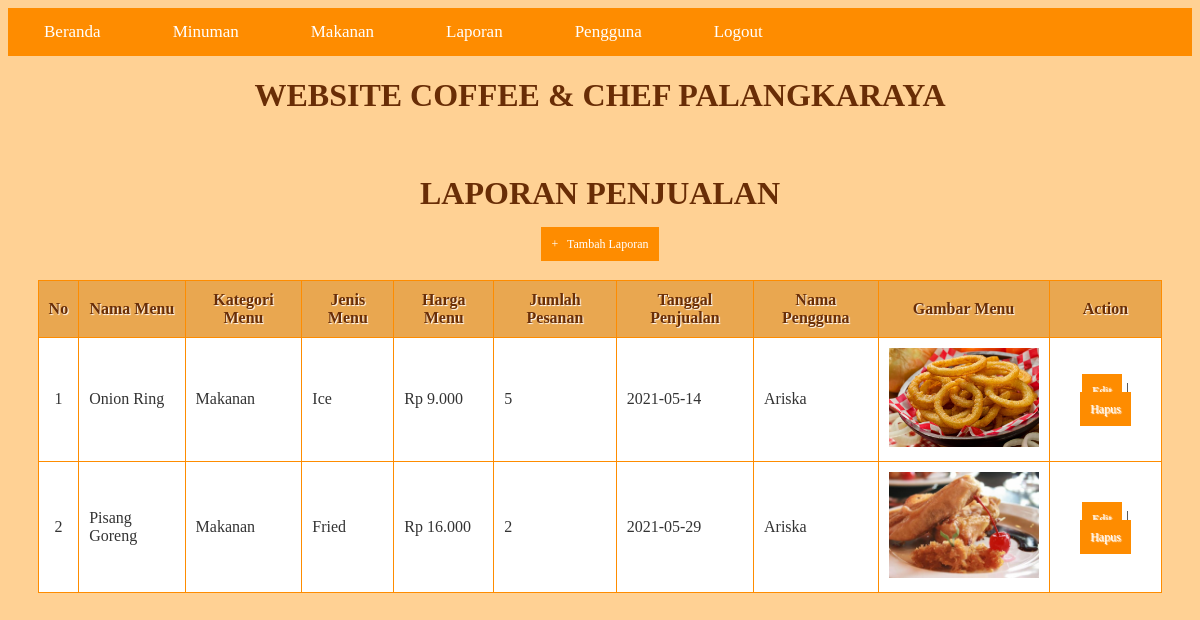
/Admin/Laporan/tampil_laporan.php (signed in), run on the app's committed database.
### tables this page shows
CREATE TABLE `tabel_laporan` (
  `id_laporan` int(2) NOT NULL,
  `tanggal_penjualan` date DEFAULT NULL,
  `jumlah_pesanan` int(5) DEFAULT NULL,
  `username` varchar(15) DEFAULT NULL,
  `id_menu` int(2) DEFAULT NULL
);

CREATE TABLE `tabel_menu` (
  `id_menu` int(2) NOT NULL,
  `nama_menu` varchar(50) DEFAULT NULL,
  `kategori_menu` varchar(7) DEFAULT NULL,
  `jenis_menu` varchar(15) DEFAULT NULL,
  `harga_menu` int(9) DEFAULT NULL,
  `gambar_menu` varchar(500) DEFAULT NULL
);

CREATE TABLE `tabel_pengguna` (
  `username` varchar(15) NOT NULL,
  `password` varchar(15) NOT NULL,
  `nama_pengguna` varchar(60) NOT NULL
);

### Admin/Laporan/tampil_laporan.php (the view, shortened to what this page needs)
<?php
  include('../../koneksi.php');
?>
<!DOCTYPE html>
<html>
  <head>
  </head>
  <body bgcolor = "#ffd194">
    <ul>
        <li><a href="../beranda.php">Beranda</a></li>
        <li><a href="../Minuman/tampil_minuman.php">Minuman</a></li>
        <li><a href="../Makanan/tampil_makanan.php">Makanan</a></li>
        <li><a href="tampil_laporan.php">Laporan</a></li>
        <li><a href="../Pengguna/tampil_pengguna.php">Pengguna</a></li>
        <li><a href="../../logout.php">Logout</a></li>
    </ul>
    <center><h1>Website Coffee & Chef Palangkaraya</h1><center>
    <br>
    <center><h1>Laporan Penjualan</h1><center>
    <center><a href="tambah_laporan.php">+ &nbsp; Tambah Laporan</a><center>
    <br/>
    <table bgcolor = "#ffffff">
      <thead>
        <tr style="margin: 0px auto">
          <th>No</th>
          <th>Nama Menu</th>
          <th>Kategori Menu</th>
          <th>Jenis Menu</th>
          <th>Harga Menu</th>
          <th>Jumlah Pesanan</th>
          <th>Tanggal Penjualan</th>
          <th>Nama Pengguna</th>
          <th>Gambar Menu</th>
          <th>Action</th>
        </tr>
    </thead>
    <tbody>
      <?php
      $query = "SELECT l.id_laporan, tanggal_penjualan, jumlah_pesanan, m.nama_menu, kategori_menu, jenis_menu, harga_menu, gambar_menu, p.nama_pengguna
      FROM tabel_laporan l
      JOIN tabel_menu m ON l.id_menu = m.id_menu
      JOIN tabel_pengguna p ON l.username = p.username ORDER BY tanggal_penjualan";
      $result = mysqli_query($koneksi, $query);
      $no = 1;
      while($row = mysqli_fetch_assoc($result))
      {
      ?>
       <tr>
          <td style="text-align:center"><?php echo $no; ?></td>
          <td><?php echo $row['nama_menu']; ?></td>
          <td><?php echo $row['kategori_menu']; ?></td>
          <td><?php echo $row['jenis_menu']; ?></td>
          <td>Rp <?php echo number_format($row['harga_menu'],0,',','.'); ?></td>
          <td><?php echo $row['jumlah_pesanan']; ?></td>
          <td><?php echo $row['tanggal_penjualan']; ?></td>
          <td><?php echo $row['nama_pengguna']; ?></td>
          <td style="text-align: center"><img src="../../Gambar/<?php echo $row['gambar_menu']; ?>" style="width: 150px;"></td>
          <td style="text-align: center">
              <a href="edit_laporan.php?id_laporan=<?php echo $row['id_laporan']; ?>">Edit</a> |
              <a href="hapus_laporan.php?id_laporan=<?php echo $row['id_laporan']; ?>" onclick="return confirm('Anda yakin akan menghapus minuman ini?')">Hapus</a>
          </td>
      </tr>
      <?php
        $no++;
      }
      ?>
    </tbody>
    </table>
  </body>
</html>

### Admin/Laporan/tampil_laporan.php (style rules this page uses)
* { font-family: "Trebuchet MS"; }
h1 { text-transform: uppercase; color: #692d06 ; }
table { border: solid 1px #fe8c00; border-collapse: collapse; border-spacing: 0; width: 95%; margin: 10px auto 10px auto; }
table thead th { background-color: #e9a750; border: solid 1px #fe8c00; color: #692d06; padding: 10px; text-align: left; text-shadow: 1px 1px 1px #fff; text-decoration: none; text-align:center; }
table tbody td { border: solid 1px #fe8c00; color: #333; padding: 10px; text-shadow: 1px 1px 1px #fff; }
a { background-color: #fe8c00 ; color: #fff; padding: 10px; text-decoration: none; font-size: 12px; }
ul { list-style-type: none; margin: 0; padding: 0; overflow: hidden; background-color: #fe8c00; font-family: Arial, Helvetica, sans-serif; }
li { float: left; }
li a { display: block; color: white; text-align: center; padding: 14px 36px; text-decoration: none; font-size: 17px; }

### data on the page
tabel_laporan: id_menu.nama_menu "Onion Ring", id_menu.kategori_menu "Makanan", id_menu.jenis_menu "Ice", id_menu.harga_menu "9.000", jumlah_pesanan "5", tanggal_penjualan "2021-05-14", username.nama_pengguna "Ariska", id_menu.gambar_menu (picture)
tabel_laporan: id_menu.nama_menu "Pisang Goreng", id_menu.kategori_menu "Makanan", id_menu.jenis_menu "Fried", id_menu.harga_menu "16.000", jumlah_pesanan "2", tanggal_penjualan "2021-05-29", username.nama_pengguna "Ariska", id_menu.gambar_menu (picture)
